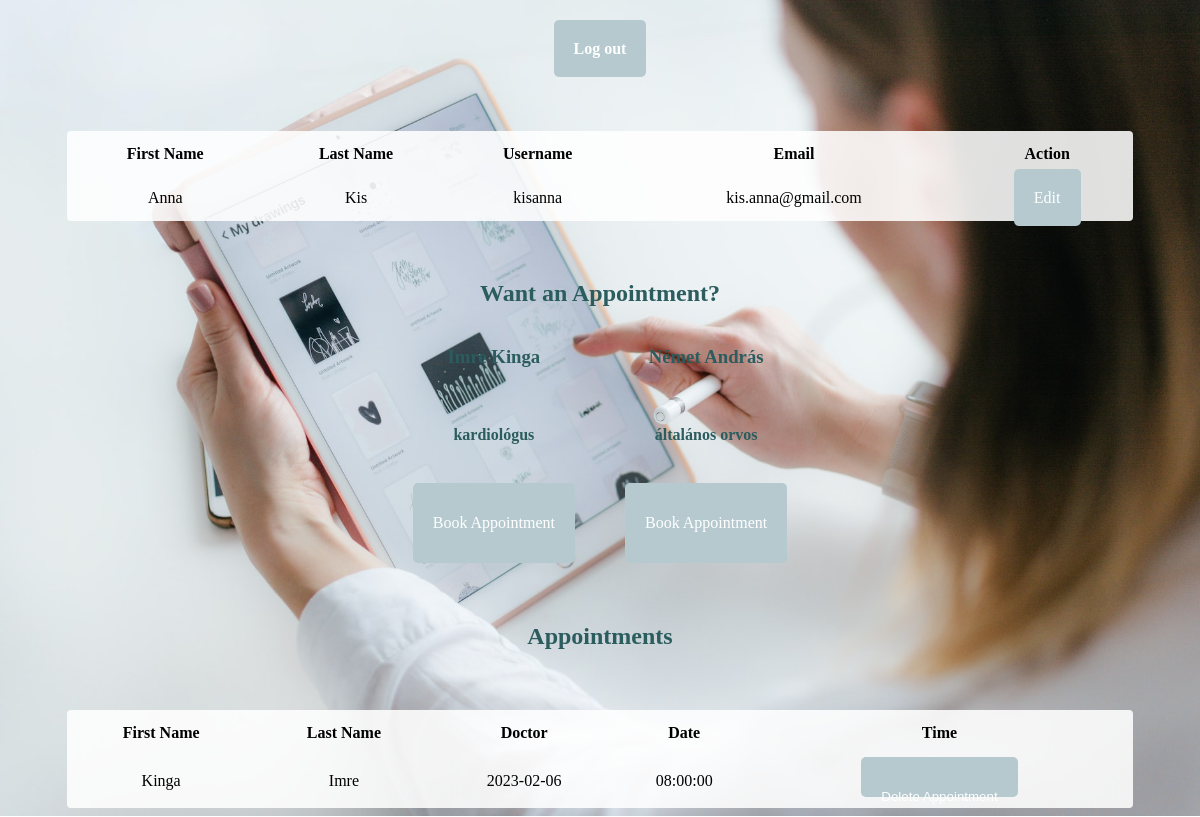
Before: /HomePage.php with the older database file.
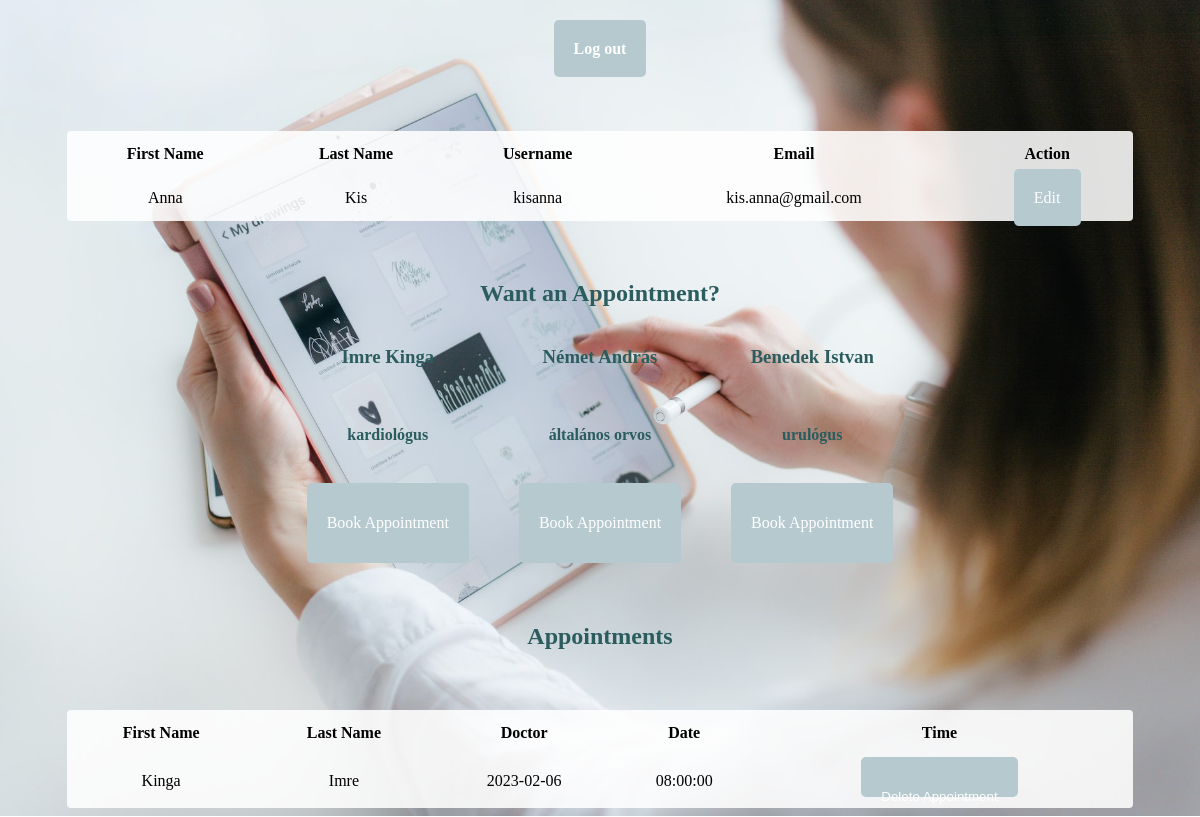
After: the same page with the newer database file.
### tables this page shows
CREATE TABLE appointments(
    `appointment_id` int(10) NOT NULL AUTO_INCREMENT,
    `user_id` int(10),
    `doctor_id` int(10),
    `date` date NOT NULL,
    `time` time NOT NULL,
    `taken` boolean NOT NULL,
    PRIMARY KEY (`appointment_id`),
    FOREIGN KEY (`user_id`) REFERENCES users(user_id),
    FOREIGN KEY (`doctor_id`) REFERENCES doctors(doctor_id)
);

CREATE TABLE users(
    `user_id` int(10) NOT NULL AUTO_INCREMENT,
    `first_name` varchar(100) NOT NULL,
    `last_name` varchar(100) NOT NULL,
    `username` varchar(100) NOT NULL,
    `email` varchar(100) NOT NULL,
    `password` varchar(100) NOT NULL,
    PRIMARY KEY (`user_id`)
);

CREATE TABLE doctors(
    `doctor_id` int(10) NOT NULL AUTO_INCREMENT,
    `d_first_name` varchar(100) NOT NULL,
    `d_last_name` varchar(100) NOT NULL,
    `d_username` varchar(100) NOT NULL,
    `d_email` varchar(100) NOT NULL,
    `d_password` varchar(100) NOT NULL,
    `specialization` varchar(100) NOT NULL,
    PRIMARY KEY (`doctor_id`)
);

### HomePage.php (the view, shortened to what the changed rows need)
<?php
require './database/dbcon.php';
?>
<!doctype html>
<html lang="en">
<head>
    <link rel="stylesheet" href="./assets/styles/general.css">
</head>
<body>
    <div class="">
        <div class="content">
            <table class="">
                <thead>
                    <tr>
                        <th>First Name</th>
                        <th>Last Name</th>
                        <th>Username</th>
                        <th>Email</th>
                        <th>Action</th>
                    </tr>
                </thead>
                <tbody>
                    <?php
                    $query = "SELECT * FROM users INNER JOIN appointments ON users.user_id = appointments.user_id";
                    $query_run = mysqli_query($con, $query);
                    if (mysqli_num_rows($query_run) > 0) {
                        foreach ($query_run as $user) {
                            ?>
                            <tr>
                                <td>
                                    <?= $user['first_name']; ?>
                                </td>
                                <td>
                                    <?= $user['last_name']; ?>
                                </td>
                                <td>
                                    <?= $user['username']; ?>
                                </td>
                                <td>
                                    <?= $user['email']; ?>
                                </td>
                                <td>
                                    <a href="user-edit.php?id=<?= $user['user_id']; ?>" class="btn btn-success btn-sm">Edit</a>
                                </td>
                            </tr>
                            <?php
                        }
                    } else {
                        echo "<h5> No Record Found </h5>";
                    }
                    ?>
                </tbody>
            </table>
            <div class="booking">
                <h2>Want an Appointment?</h2>
                <div class="book">
                    <?php
                    $query = "SELECT * FROM doctors";
                    $query_run = mysqli_query($con, $query);
                    if (mysqli_num_rows($query_run) > 0) {
                        foreach ($query_run as $user) {
                            ?>
                            <form action="" method="POST" class="form-flex">
                                <h3 for="delete_user">
                                    <?= $user['d_last_name']; ?>
                                    <?= $user['d_first_name']; ?>
                                </h3><br>
                                <h4 for="delete_user">
                                    <?= $user['specialization']; ?>
                                </h4><br>
                                <a href="./login/userRegister.php" class="btn">Book Appointment</a></p>
                            </form>
                            <?php
                        }
                    } else {
                        echo "<h5> No Record Found </h5>";
                    }
                    ?>
                </div>
            </div>
            <h2>Appointments</h2>
            <table class="appointments">
                <thead>
                    <tr>
                        <th>First Name</th>
                        <th>Last Name</th>
                        <th>Doctor</th>
                        <th>Date</th>
                        <th>Time</th>
                        <th></th>
                    </tr>
                </thead>
                <tbody>
                    <?php
                    $query = "SELECT * FROM appointments INNER JOIN users ON appointments.user_id = users.user_id INNER JOIN doctors ON appointments.doctor_id = doctors.doctor_id";
                    $query_run = mysqli_query($con, $query);
                    if (mysqli_num_rows($query_run) > 0) {
                        foreach ($query_run as $user) {
                            ?>
                            <?php if ($user['taken'] == true): ?>
                                <tr>
                                    <td>
                                        <?= $user['d_first_name']; ?>
                                    </td>
                                    <td>
                                        <?= $user['d_last_name']; ?>
                                    </td>
                                    <td>
                                        <?= $user['date']; ?>
                                    </td>
                                    <td>
                                        <?= $user['time']; ?>
                                    </td>
                                    <td>
                                        <form action="" method="POST" class="">
                                            <button type="submit" name="delete_booking" value="<?= $user['user_id']; ?>"
                                                class="btn">Delete Appointment</button>
                                        </form>
                                    </td>
                                </tr>
                            <?php endif; ?>
                            <?php
                        }
                    } else {
                        echo "<h5> No Record Found </h5>";
                    }
                    ?>
                </tbody>
            </table>
        </div>
    </div>
</body>
</html>

Changed rows visible on the page:
added doctors: d_last_name "Benedek", d_first_name "Istvan", specialization "urulógus"
